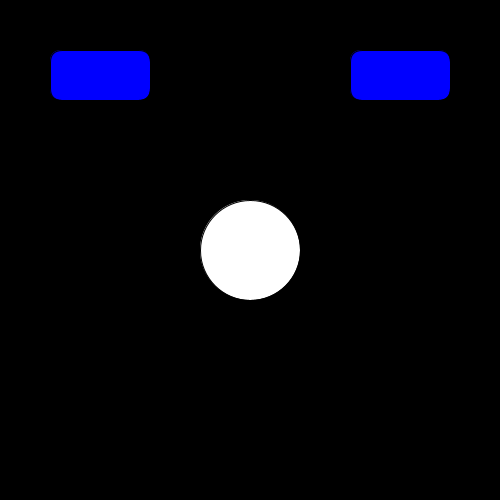
Frame 1 (no input)
Frame 60 (the mouse pressed at the canvas centre just before this capture): identical to frame 1, image omitted
Frame 120 (the mouse held since frame 60 and released just before this capture): identical to frame 1, image omitted

The Processing sketch that drew this single still picture (run headless with seeded random() and noise(); from frame 60 on, the mouse is pressed at the canvas centre):

// Processing sketch: funcionBotones2
// ── funcionBotones2.pde
color relleno = color(255);
void setup() {
  size(500, 500);
}
void draw() {
  background(0);

  //rect(50, 50, 100, 50); // boton izquierdo
  boton(50, 50, 100, 50);
  boton(width-150, 50, 100, 50);
  fill(relleno);
  ellipse(width/2, height/2, 100, 100);
}

void mousePressed() {
  if (botonPressed(mouseX, mouseY, 50, 50, 100, 50)) { // boton izquierdo
    relleno = color(255, 0, 0);
  }
  if (botonPressed(mouseX, mouseY, width-150, 50, 100, 50)) { // boton derecho
    relleno = color(0, 255, 0);
  }
}
 /// nuestras funciones
void boton(int px, int py, int ancho, int alto) { // dibuja cada boton
  if (botonOver(mouseX, mouseY, px, py, ancho, alto)) {
    fill(0, 150, 250);
  } else {
    fill(0, 0, 255);
  }
  rect(px, py, ancho, alto, alto/4);
}

boolean botonPressed(int mx, int my, int px, int py, int ancho, int alto) {// mouse, ubicacion y tamaño
  boolean presionado = mx>px && mx<px+ancho && my>py&&my<py+alto == true;
  return presionado;
}

boolean botonOver(int mx, int my, int px, int py, int ancho, int alto) {
  if (mx>px && mx<px+ancho && my>py&&my<py+alto) {
    return true;
  } else {
    return false;
  }
}
